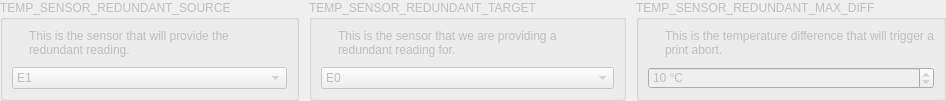
    <widget class="QWidget" name="widget_6" native="true">
     <layout class="QGridLayout" name="gridLayout_69">
      <property name="leftMargin">
       <number>0</number>
      </property>
      <property name="topMargin">
       <number>0</number>
      </property>
      <property name="rightMargin">
       <number>0</number>
      </property>
      <property name="bottomMargin">
       <number>0</number>
      </property>
      <property name="spacing">
       <number>10</number>
      </property>
      <item row="0" column="1">
       <widget class="QGroupBox" name="uTempSensorRedundantTargetBox">
        <property name="enabled">
         <bool>false</bool>
        </property>
        <property name="focusPolicy">
         <enum>Qt::StrongFocus</enum>
        </property>
        <property name="styleSheet">
         <string notr="true">QGroupBox:!disabled {
	background: rgb(50, 52, 59);
}</string>
        </property>
        <property name="title">
         <string>TEMP_SENSOR_REDUNDANT_TARGET</string>
        </property>
        <layout class="QGridLayout" name="gridLayout_71">
         <property name="spacing">
          <number>10</number>
         </property>
         <item row="0" column="0">
          <widget class="QLabel" name="label_76">
           <property name="sizePolicy">
            <sizepolicy hsizetype="Fixed" vsizetype="Fixed">
             <horstretch>0</horstretch>
             <verstretch>0</verstretch>
            </sizepolicy>
           </property>
           <property name="text">
            <string/>
           </property>
           <property name="pixmap">
            <pixmap resource="../resources/resources.qrc">:/info_FILL0_wght100_GRAD0_opsz20.svg</pixmap>
           </property>
          </widget>
         </item>
         <item row="0" column="1">
          <widget class="QLabel" name="label_77">
           <property name="text">
            <string>This is the sensor that we are providing a redundant reading for.</string>
           </property>
           <property name="wordWrap">
            <bool>true</bool>
           </property>
          </widget>
         </item>
         <item row="1" column="0" colspan="2">
          <widget class="Dropdown" name="uTempSensorRedundantTargetDropdown">
           <property name="currentIndex">
            <number>5</number>
           </property>
           <item>
            <property name="text">
             <string>COOLER</string>
            </property>
           </item>
           <item>
            <property name="text">
             <string>PROBE</string>
            </property>
           </item>
           <item>
            <property name="text">
             <string>BOARD</string>
            </property>
           </item>
           <item>
            <property name="text">
             <string>CHAMBER</string>
            </property>
           </item>
           <item>
            <property name="text">
             <string>BED</string>
            </property>
           </item>
           <item>
            <property name="text">
             <string>E0</string>
            </property>
           </item>
           <item>
            <property name="text">
             <string>E1</string>
            </property>
           </item>
           <item>
            <property name="text">
             <string>E2</string>
            </property>
           </item>
           <item>
            <property name="text">
             <string>E3</string>
            </property>
           </item>
           <item>
            <property name="text">
             <string>E4</string>
            </property>
           </item>
           <item>
            <property name="text">
             <string>E5</string>
            </property>
           </item>
           <item>
            <property name="text">
             <string>E6</string>
            </property>
           </item>
           <item>
            <property name="text">
             <string>E7</string>
            </property>
           </item>
          </widget>
         </item>
        </layout>
       </widget>
      </item>
      <item row="0" column="0">
       <widget class="QGroupBox" name="uTempSensorRedundantSourceBox">
        <property name="enabled">
         <bool>false</bool>
        </property>
        <property name="focusPolicy">
         <enum>Qt::StrongFocus</enum>
        </property>
        <property name="styleSheet">
         <string notr="true">QGroupBox:!disabled {
	background: rgb(50, 52, 59);
}</string>
        </property>
        <property name="title">
         <string>TEMP_SENSOR_REDUNDANT_SOURCE</string>
        </property>
        <layout class="QGridLayout" name="gridLayout_70">
         <property name="spacing">
          <number>10</number>
         </property>
         <item row="0" column="0">
          <widget class="QLabel" name="label_74">
           <property name="sizePolicy">
            <sizepolicy hsizetype="Fixed" vsizetype="Fixed">
             <horstretch>0</horstretch>
             <verstretch>0</verstretch>
            </sizepolicy>
           </property>
           <property name="text">
            <string/>
           </property>
           <property name="pixmap">
            <pixmap resource="../resources/resources.qrc">:/info_FILL0_wght100_GRAD0_opsz20.svg</pixmap>
           </property>
          </widget>
         </item>
         <item row="0" column="1">
          <widget class="QLabel" name="label_75">
           <property name="text">
            <string>This is the sensor that will provide the redundant reading.</string>
           </property>
           <property name="wordWrap">
            <bool>true</bool>
           </property>
          </widget>
         </item>
         <item row="1" column="0" colspan="2">
          <widget class="Dropdown" name="uTempSensorRedundantSourceDropdown">
           <property name="currentIndex">
            <number>6</number>
           </property>
           <item>
            <property name="text">
             <string>COOLER</string>
            </property>
           </item>
           <item>
            <property name="text">
             <string>PROBE</string>
            </property>
           </item>
           <item>
            <property name="text">
             <string>BOARD</string>
            </property>
           </item>
           <item>
            <property name="text">
             <string>CHAMBER</string>
            </property>
           </item>
           <item>
            <property name="text">
             <string>BED</string>
            </property>
           </item>
           <item>
            <property name="text">
             <string>E0</string>
            </property>
           </item>
           <item>
            <property name="text">
             <string>E1</string>
            </property>
           </item>
           <item>
            <property name="text">
             <string>E2</string>
            </property>
           </item>
           <item>
            <property name="text">
             <string>E3</string>
            </property>
           </item>
           <item>
            <property name="text">
             <string>E4</string>
            </property>
           </item>
           <item>
            <property name="text">
             <string>E5</string>
            </property>
           </item>
           <item>
            <property name="text">
             <string>E6</string>
            </property>
           </item>
           <item>
            <property name="text">
             <string>E7</string>
            </property>
           </item>
          </widget>
         </item>
        </layout>
       </widget>
      </item>
      <item row="0" column="2">
       <widget class="QGroupBox" name="uTempSensorRedundantMaxDiffBox">
        <property name="enabled">
         <bool>false</bool>
        </property>
        <property name="focusPolicy">
         <enum>Qt::StrongFocus</enum>
        </property>
        <property name="styleSheet">
         <string notr="true">QGroupBox:!disabled {
	background: rgb(50, 52, 59);
}</string>
        </property>
        <property name="title">
         <string>TEMP_SENSOR_REDUNDANT_MAX_DIFF</string>
        </property>
        <layout class="QGridLayout" name="gridLayout_72">
         <property name="spacing">
          <number>10</number>
         </property>
         <item row="0" column="0">
          <widget class="QLabel" name="label_78">
           <property name="sizePolicy">
            <sizepolicy hsizetype="Fixed" vsizetype="Fixed">
             <horstretch>0</horstretch>
             <verstretch>0</verstretch>
            </sizepolicy>
           </property>
           <property name="text">
            <string/>
           </property>
           <property name="pixmap">
            <pixmap resource="../resources/resources.qrc">:/info_FILL0_wght100_GRAD0_opsz20.svg</pixmap>
           </property>
          </widget>
         </item>
         <item row="0" column="1">
          <widget class="QLabel" name="label_79">
           <property name="text">
            <string>This is the temperature difference that will trigger a print abort.</string>
           </property>
           <property name="wordWrap">
            <bool>true</bool>
           </property>
          </widget>
         </item>
         <item row="1" column="0" colspan="2">
          <widget class="QSpinBox" name="uTempSensorRedundantMaxDiffSpinBox">
           <property name="suffix">
            <string> °C</string>
           </property>
           <property name="maximum">
            <number>100</number>
           </property>
           <property name="stepType">
            <enum>QAbstractSpinBox::AdaptiveDecimalStepType</enum>
           </property>
           <property name="value">
            <number>10</number>
           </property>
          </widget>
         </item>
        </layout>
       </widget>
      </item>
     </layout>
    </widget>
